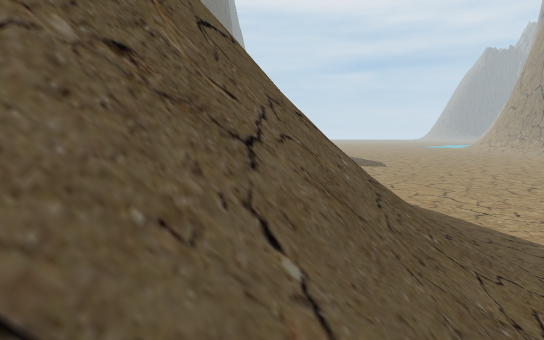
View 1 (above)

19 first-person views from a walk through a 3-D level made in the Unity game engine. The camera is 1.4 m above the floor, tilts 6° down and sees 75° across. The floor is counted in squares, 2 m on a side. Each view is taken from the middle of a square. On the plan, view 1 faces up. The plan holds only what a view shows up to about 11 squares ahead; the rest is blank. The place goes on beyond the plan. The player character is not drawn.

View 2
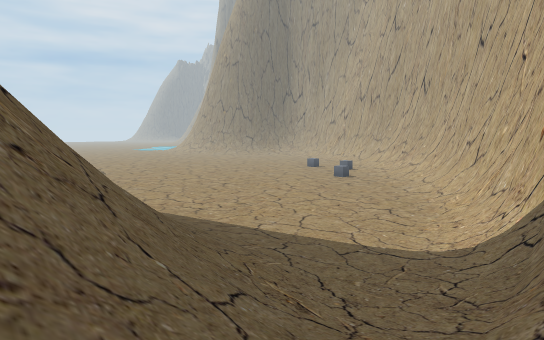

View 3
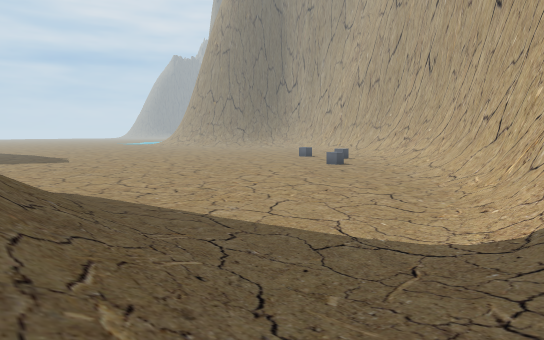

View 4
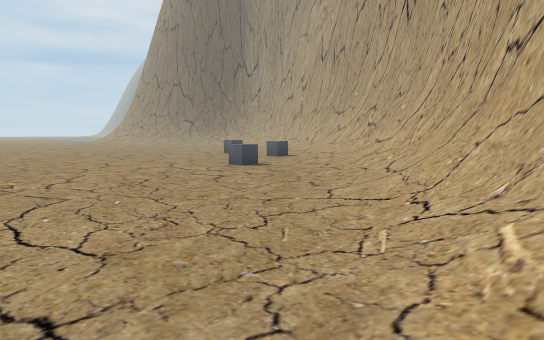

View 5
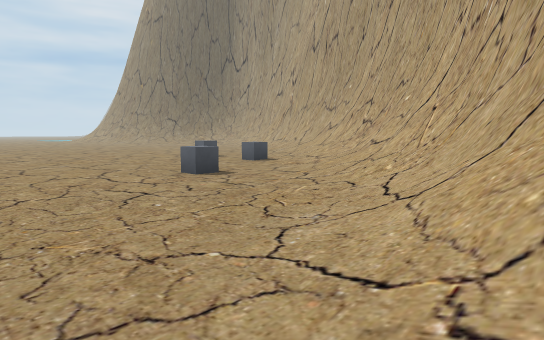

View 6
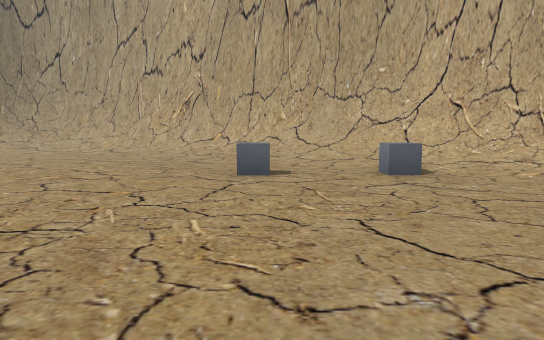

View 7
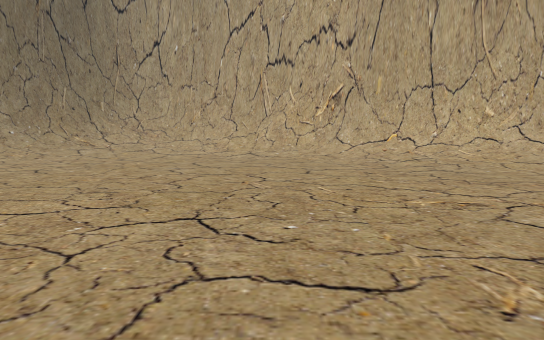

View 8
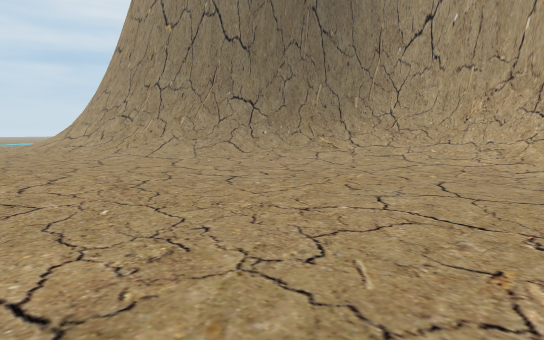

View 9
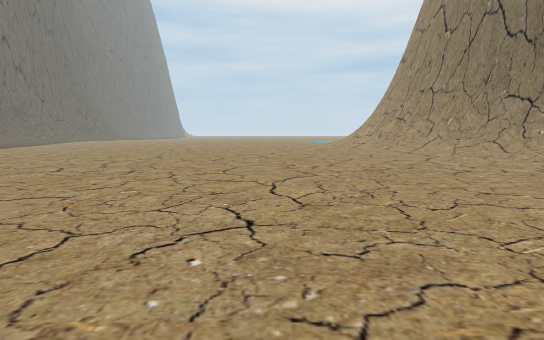

View 10
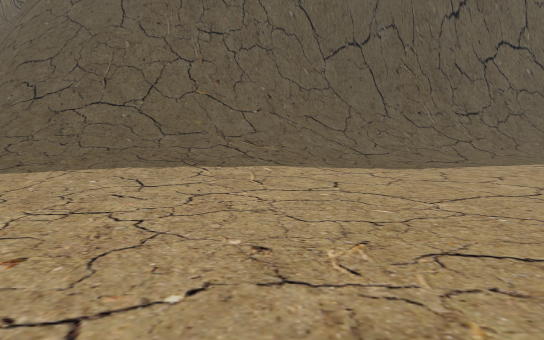

View 11
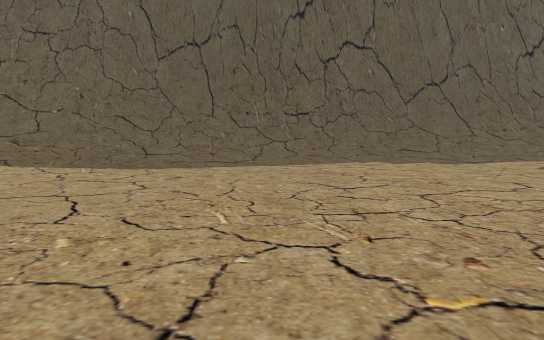

View 12
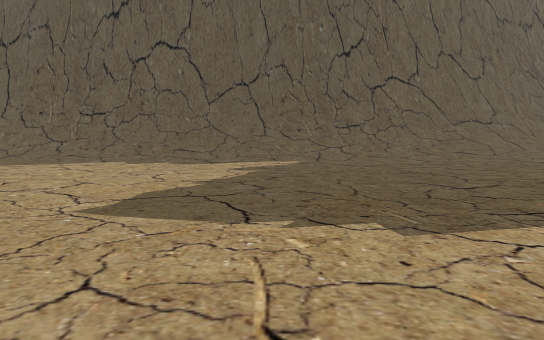

View 13
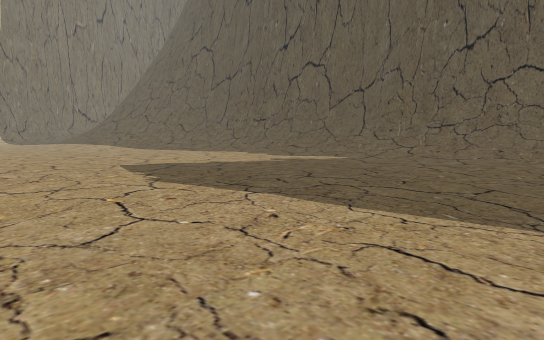

View 14
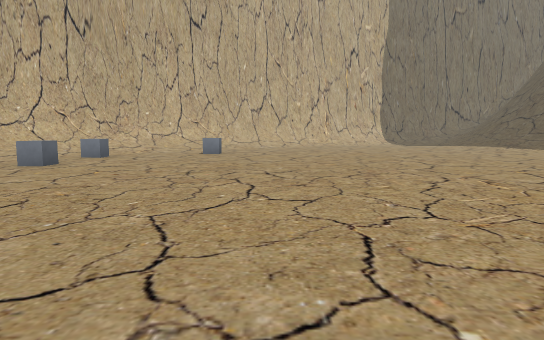

View 15
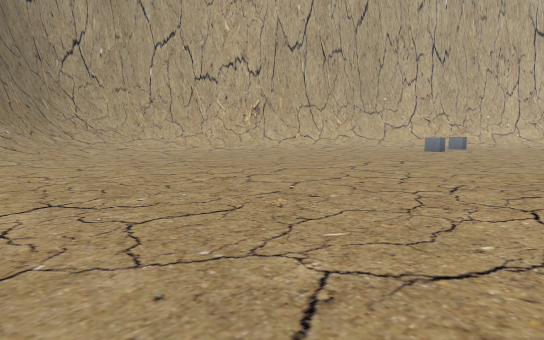

View 16
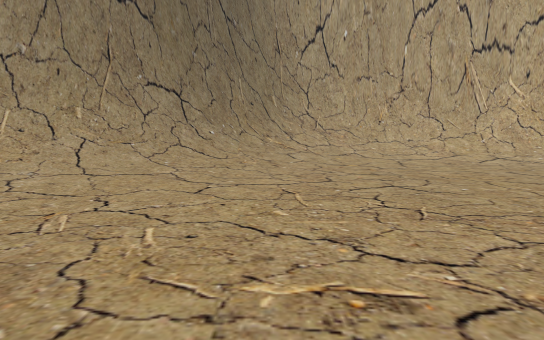

View 17
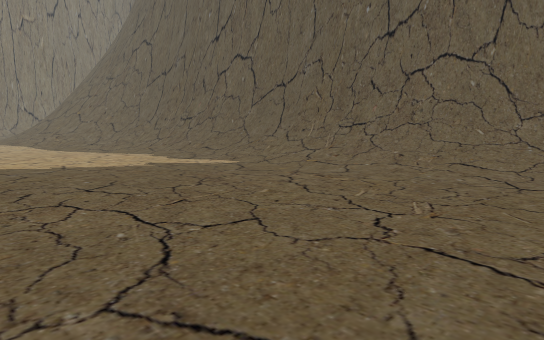

View 18
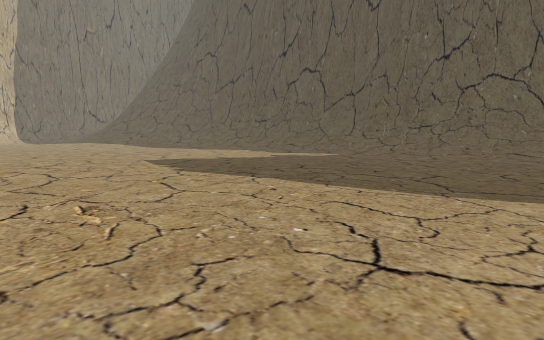

View 19
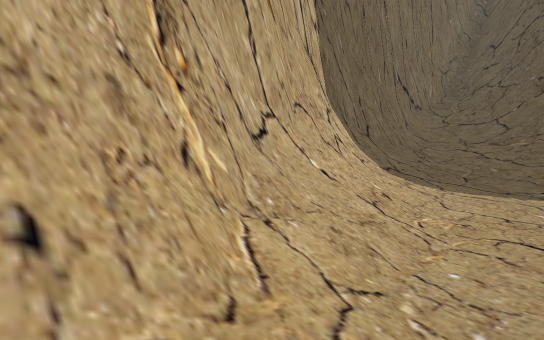

### Floor plan
Key: @ floor where view 1 was taken; # wall or solid block; . floor; / step, stairs or slope; = window, fence, low wall or low ledge; O other object.
Columns run from 3 left of view 1 to 26 right of it. Each row starts with its distance up from view 1.
 27  //. ..................//##
 26 #=/....................///##
 25 ##//....................///##
 24 ##//.....................///##
 23  #//......................///#
 22  #//......... .............//#
 21  #//.........  ............//#
 20  #//......... ............./##
 19  #//......................//##
 18  #//......................//#
 17  #//.....................//##
 16  #//.....................//#
 15  #//....................//##
 14  #///..................///#
 13  ##//...............O..//##
 12  ##//.................//##
 11  ##///..............O.//#
 10  ##///...............//##
  9  ##////..........O..//##
  8   #=///............///#
  7   #=///...........///##
  6   ##////.........///##
  5   ##////.......///###
  4   ##////......///##
  3   ##////.....//###
  2   ##///...///###
  1  ##=///////###
  0 ##/@/////###
 -1  ///######

Where each view was taken, in squares from view 1:
view 1: 0 up, 0 right, facing up
view 2: 1 down, 1 left, facing up-right
view 3: 0 up, 1 right, facing up-right
view 4: 2 up, 8 right, facing up-right
view 5: 3 up, 10 right, facing up-right
view 6: 13 up, 11 right, facing right
view 7: 18 up, 13 right, facing right
view 8: 18 up, 16 right, facing up-right
view 9: 16 up, 16 right, facing up
view 10: 9 up, 9 right, facing left
view 11: 14 up, 9 right, facing left
view 12: 20 up, 9 right, facing left
view 13: 26 up, 9 right, facing down-left
view 14: 21 up, 12 right, facing down
view 15: 27 up, 12 right, facing down-right
view 16: 24 up, 15 right, facing right
view 17: 27 up, 6 right, facing down-left
view 18: 27 up, 10 right, facing down-left
view 19: 3 up, 10 right, facing down-left
